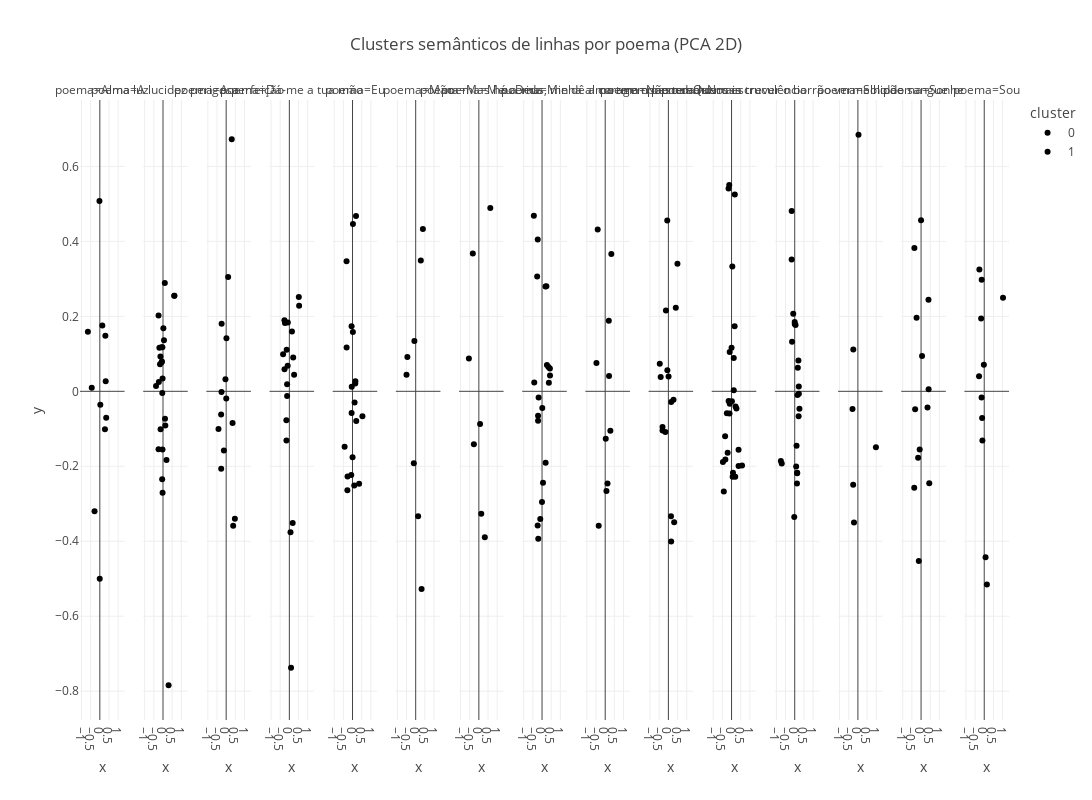

This figure's notebook cell:
### Code cell
# Visualização de clusters semânticos por poema (PCA 2D)
from sklearn.decomposition import PCA
cluster_plots = []
for titulo, texto in poemas.items():
    linhas = [l for l in texto.splitlines() if l.strip()]
    if len(linhas) < 2:
        continue
    embs = visualizer.compute_embeddings(linhas, model_name)
    coords = PCA(n_components=2).fit_transform(embs)
    labels = KMeans(n_clusters=2, random_state=0).fit_predict(embs)
    df_plot = pd.DataFrame(coords, columns=['x','y'])
    df_plot['linha'] = linhas
    df_plot['cluster'] = labels.astype(str)
    df_plot['poema'] = titulo
    cluster_plots.append(df_plot)
df_all = pd.concat(cluster_plots, ignore_index=True)
fig = px.scatter(
    df_all, x='x', y='y', color='cluster', facet_col='poema',
    title='Clusters semânticos de linhas por poema (PCA 2D)'
)
fig.update_layout(height=800, width=1200)
fig.show()

### Figure 1 — Plotly figure (JSON) as saved in the notebook; plotly's stock layout.template omitted (floating-point values rounded to 4 significant figures)
{"data": [{"hovertemplate": "cluster=0<br>poema=Alma luz<br>x=%{x}<br>y=%{y}<extra></extra>", "legendgroup": "0", "marker": {"color": "#000001", "symbol": "circle"}, "mode": "markers", "name": "0", "orientation": "v", "showlegend": true, "type": "scatter", "x": [-0.02091, 0.1355, 0.02604, -0.2884, 0.2793, 0.3466, 0.3017, -0.005633, 0.3191], "xaxis": "x", "y": [0.508, 0.1759, -0.03596, -0.3202, -0.1009, -0.07069, 0.148, -0.5002, 0.02708], "yaxis": "y"}, {"hovertemplate": "cluster=0<br>poema=A lucidez perigosa<br>x=%{x}<br>y=%{y}<extra></extra>", "legendgroup": "0", "marker": {"color": "#000001", "symbol": "circle"}, "mode": "markers", "name": "0", "orientation": "v", "showlegend": false, "type": "scatter", "x": [-0.02499, -0.1635, -0.1399, 0.09822, -0.2427, 0.1268, 0.05251, -0.1978, -0.0775, -0.2427, -0.38, -0.07709, -0.03458, 0.1902, 0.01898], "xaxis": "x2", "y": [0.03429, 0.07231, 0.09284, 0.2887, 0.2023, -0.09105, 0.1361, 0.1165, 0.1178, -0.1546, 0.01389, 0.0773, 0.1174, -0.1829, 0.1684], "yaxis": "y2"}, {"hovertemplate": "cluster=0<br>poema=A perfeição<br>x=%{x}<br>y=%{y}<extra></extra>", "legendgroup": "0", "marker": {"color": "#000001", "symbol": "circle"}, "mode": "markers", "name": "0", "orientation": "v", "showlegend": false, "type": "scatter", "x": [-0.419, -0.1242, -0.2712, -0.2745, -0.2538, -0.2484, 0.1072], "xaxis": "x3", "y": [-0.1003, -0.1578, -0.2069, -0.06195, -0.001612, 0.1802, 0.305], "yaxis": "y3"}, {"hovertemplate": "cluster=0<br>poema=Dá-me a tua mão<br>x=%{x}<br>y=%{y}<extra></extra>", "legendgroup": "0", "marker": {"color": "#000001", "symbol": "circle"}, "mode": "markers", "name": "0", "orientation": "v", "showlegend": false, "type": "scatter", "x": [0.1812, -0.1211, 0.2597, -0.1625, 0.5159, 0.2089, -0.1448, 0.06271, 0.5325, -0.09138, 0.1417], "xaxis": "x4", "y": [-0.3511, -0.01261, 0.04389, -0.07727, 0.2519, 0.09, 0.1111, -0.376, 0.2283, 0.06834, 0.1595], "yaxis": "y4"}, {"hovertemplate": "cluster=0<br>poema=Eu<br>x=%{x}<br>y=%{y}<extra></extra>", "legendgroup": "0", "marker": {"color": "#000001", "symbol": "circle"}, "mode": "markers", "name": "0", "orientation": "v", "showlegend": false, "type": "scatter", "x": [0.001253, -0.2721, 0.1129, 0.1564, 0.01985, 0.3587, 0.5403, 0.09268, -0.2808, -0.431, -0.05102], "xaxis": "x5", "y": [-0.1758, -0.227, -0.03015, 0.02672, 0.1581, -0.2467, -0.06633, -0.2511, -0.2643, -0.1478, 0.1734], "yaxis": "y5"}, {"hovertemplate": "cluster=0<br>poema=Mão<br>x=%{x}<br>y=%{y}<extra></extra>", "legendgroup": "0", "marker": {"color": "#000001", "symbol": "circle"}, "mode": "markers", "name": "0", "orientation": "v", "showlegend": false, "type": "scatter", "x": [-0.4999, -0.07042, 0.133, -0.1022, 0.3211], "xaxis": "x6", "y": [0.04449, 0.1344, -0.3331, -0.1917, -0.5277], "yaxis": "y6"}, {"hovertemplate": "cluster=0<br>poema=Mas há a vida<br>x=%{x}<br>y=%{y}<extra></extra>", "legendgroup": "0", "marker": {"color": "#000001", "symbol": "circle"}, "mode": "markers", "name": "0", "orientation": "v", "showlegend": false, "type": "scatter", "x": [-0.2714, -0.3294, -0.5439], "xaxis": "x7", "y": [-0.1415, 0.3677, 0.08726], "yaxis": "y7"}, {"hovertemplate": "cluster=0<br>poema=Meu Deus, me dê a coragem<br>x=%{x}<br>y=%{y}<extra></extra>", "legendgroup": "0", "marker": {"color": "#000001", "symbol": "circle"}, "mode": "markers", "name": "0", "orientation": "v", "showlegend": false, "type": "scatter", "x": [-0.4467, -0.2063, -0.4252, -0.217, 0.1871, 0.2358, -0.2349, -0.2169], "xaxis": "x8", "y": [0.4681, -0.3931, 0.02369, -0.06486, 0.2796, 0.2806, 0.4053, -0.07819], "yaxis": "y8"}, {"hovertemplate": "cluster=0<br>poema=Minha alma tem o peso da luz<br>x=%{x}<br>y=%{y}<extra></extra>", "legendgroup": "0", "marker": {"color": "#000001", "symbol": "circle"}, "mode": "markers", "name": "0", "orientation": "v", "showlegend": false, "type": "scatter", "x": [0.3335, 0.209, 0.02866, -0.4786, 0.06745, 0.1262, 0.2808, -0.4089, 0.1964], "xaxis": "x9", "y": [0.3662, 0.04064, -0.1267, 0.07583, -0.2658, -0.2458, -0.1051, 0.4316, 0.1881], "yaxis": "y9"}, {"hovertemplate": "cluster=0<br>poema=Não te amo mais<br>x=%{x}<br>y=%{y}<extra></extra>", "legendgroup": "0", "marker": {"color": "#000001", "symbol": "circle"}, "mode": "markers", "name": "0", "orientation": "v", "showlegend": false, "type": "scatter", "x": [0.1417, -0.135, -0.1648, -0.4198, -0.319, 0.0093, -0.3192, -0.4701, -0.05623], "xaxis": "x10", "y": [-0.3333, 0.2159, -0.1086, 0.03832, -0.1046, 0.03939, -0.09516, 0.07382, 0.0562], "yaxis": "y10"}, {"hovertemplate": "cluster=0<br>poema=Nossa truculência<br>x=%{x}<br>y=%{y}<extra></extra>", "legendgroup": "0", "marker": {"color": "#000001", "symbol": "circle"}, "mode": "markers", "name": "0", "orientation": "v", "showlegend": false, "type": "scatter", "x": [0.0007438, -0.1629, 0.3825, 0.04229, -0.1017, -0.1598, 0.1214, 0.01863, -0.1273, 0.1779, 0.1204, 0.3838, 0.1665, 0.2189, 0.5715], "xaxis": "x11", "y": [0.116, 0.5408, -0.1558, 0.3329, 0.1052, -0.02584, 0.002826, -0.02617, 0.5505, 0.5251, 0.08915, -0.1991, 0.1735, -0.04068, -0.1981], "yaxis": "y11"}, {"hovertemplate": "cluster=0<br>poema=Quero escrever o borrão vermelho de sangue<br>x=%{x}<br>y=%{y}<extra></extra>", "legendgroup": "0", "marker": {"color": "#000001", "symbol": "circle"}, "mode": "markers", "name": "0", "orientation": "v", "showlegend": false, "type": "scatter", "x": [0.1513, 0.2224, 0.1348, 0.0001111, -0.1665, 0.168, -0.001123, 0.2012, 0.226, -0.1451, -0.08201, 0.132, 0.2141, -0.1679], "xaxis": "x12", "y": [-0.01005, 0.01275, -0.2173, 0.1798, 0.4812, 0.06263, 0.1852, 0.08244, -0.006195, 0.1325, 0.2068, -0.2184, -0.06667, 0.3516], "yaxis": "y12"}, {"hovertemplate": "cluster=0<br>poema=Solidão<br>x=%{x}<br>y=%{y}<extra></extra>", "legendgroup": "0", "marker": {"color": "#000001", "symbol": "circle"}, "mode": "markers", "name": "0", "orientation": "v", "showlegend": false, "type": "scatter", "x": [-0.2583, -0.2516, -0.2932, -0.2122], "xaxis": "x13", "y": [-0.2492, 0.1119, -0.04748, -0.3503], "yaxis": "y13"}, {"hovertemplate": "cluster=0<br>poema=Sonhe<br>x=%{x}<br>y=%{y}<extra></extra>", "legendgroup": "0", "marker": {"color": "#000001", "symbol": "circle"}, "mode": "markers", "name": "0", "orientation": "v", "showlegend": false, "type": "scatter", "x": [-0.001469, -0.3235], "xaxis": "x14", "y": [0.4561, -0.04783], "yaxis": "y14"}, {"hovertemplate": "cluster=0<br>poema=Sou<br>x=%{x}<br>y=%{y}<extra></extra>", "legendgroup": "0", "marker": {"color": "#000001", "symbol": "circle"}, "mode": "markers", "name": "0", "orientation": "v", "showlegend": false, "type": "scatter", "x": [-0.283, -0.1008, -0.2659, -0.1161, -0.02134, -0.1686, -0.1446, -0.1396], "xaxis": "x15", "y": [0.04, -0.131, 0.3248, -0.07091, 0.07062, 0.1946, -0.01671, 0.2974], "yaxis": "y15"}, {"hovertemplate": "cluster=1<br>poema=Alma luz<br>x=%{x}<br>y=%{y}<extra></extra>", "legendgroup": "1", "marker": {"color": "#000002", "symbol": "circle"}, "mode": "markers", "name": "1", "orientation": "v", "showlegend": true, "type": "scatter", "x": [-0.4416, -0.6516], "xaxis": "x", "y": [0.009684, 0.1592], "yaxis": "y"}, {"hovertemplate": "cluster=1<br>poema=A lucidez perigosa<br>x=%{x}<br>y=%{y}<extra></extra>", "legendgroup": "1", "marker": {"color": "#000002", "symbol": "circle"}, "mode": "markers", "name": "1", "orientation": "v", "showlegend": false, "type": "scatter", "x": [-0.2279, -0.05924, -0.04011, -0.0274, 0.1087, -0.04579, -0.1325, -0.02269, 0.6182, 0.6182, 0.3045], "xaxis": "x2", "y": [0.02512, 0.07962, -0.004206, -0.1554, -0.0733, -0.2345, -0.1011, -0.2707, 0.2546, 0.2546, -0.7842], "yaxis": "y2"}, {"hovertemplate": "cluster=1<br>poema=A perfeição<br>x=%{x}<br>y=%{y}<extra></extra>", "legendgroup": "1", "marker": {"color": "#000002", "symbol": "circle"}, "mode": "markers", "name": "1", "orientation": "v", "showlegend": false, "type": "scatter", "x": [0.01439, 0.3808, 0.348, 0.4741, 0.003336, -0.03936, 0.3026], "xaxis": "x3", "y": [0.1418, -0.3588, -0.08478, -0.3399, -0.01936, 0.0319, 0.6726], "yaxis": "y3"}, {"hovertemplate": "cluster=1<br>poema=Dá-me a tua mão<br>x=%{x}<br>y=%{y}<extra></extra>", "legendgroup": "1", "marker": {"color": "#000002", "symbol": "circle"}, "mode": "markers", "name": "1", "orientation": "v", "showlegend": false, "type": "scatter", "x": [0.09273, -0.2683, -0.1587, -0.2391, -0.341, -0.2635, -0.1219, -0.08299], "xaxis": "x4", "y": [-0.7372, 0.1896, -0.1309, 0.1826, 0.09883, 0.05909, 0.01867, 0.1833], "yaxis": "y4"}, {"hovertemplate": "cluster=1<br>poema=Eu<br>x=%{x}<br>y=%{y}<extra></extra>", "legendgroup": "1", "marker": {"color": "#000002", "symbol": "circle"}, "mode": "markers", "name": "1", "orientation": "v", "showlegend": false, "type": "scatter", "x": [0.2019, -0.06952, 0.02238, 0.1901, -0.04252, -0.0499, -0.3231, 0.1494, -0.3259], "xaxis": "x5", "y": [-0.07913, -0.2232, 0.4465, 0.4676, 0.01189, -0.05766, 0.1171, 0.02115, 0.3469], "yaxis": "y5"}, {"hovertemplate": "cluster=1<br>poema=Mão<br>x=%{x}<br>y=%{y}<extra></extra>", "legendgroup": "1", "marker": {"color": "#000002", "symbol": "circle"}, "mode": "markers", "name": "1", "orientation": "v", "showlegend": false, "type": "scatter", "x": [0.3929, -0.4527, 0.2782], "xaxis": "x6", "y": [0.433, 0.09142, 0.349], "yaxis": "y6"}, {"hovertemplate": "cluster=1<br>poema=Mas há a vida<br>x=%{x}<br>y=%{y}<extra></extra>", "legendgroup": "1", "marker": {"color": "#000002", "symbol": "circle"}, "mode": "markers", "name": "1", "orientation": "v", "showlegend": false, "type": "scatter", "x": [0.1304, 0.623, 0.06696, 0.3244], "xaxis": "x7", "y": [-0.3264, 0.4894, -0.08731, -0.3891], "yaxis": "y7"}, {"hovertemplate": "cluster=1<br>poema=Meu Deus, me dê a coragem<br>x=%{x}<br>y=%{y}<extra></extra>", "legendgroup": "1", "marker": {"color": "#000002", "symbol": "circle"}, "mode": "markers", "name": "1", "orientation": "v", "showlegend": false, "type": "scatter", "x": [-0.2388, 0.1968, 0.2661, 0.3716, -0.09638, 0.05262, -0.1855, -0.2659, 0.4338, 0.4283, 0.3493, -0.002237, 0.01443], "xaxis": "x8", "y": [-0.3578, -0.1906, 0.07012, 0.02289, -0.3404, -0.2437, -0.01621, 0.3061, 0.04216, 0.06106, 0.06485, -0.295, -0.04462], "yaxis": "y8"}, {"hovertemplate": "cluster=1<br>poema=Minha alma tem o peso da luz<br>x=%{x}<br>y=%{y}<extra></extra>", "legendgroup": "1", "marker": {"color": "#000002", "symbol": "circle"}, "mode": "markers", "name": "1", "orientation": "v", "showlegend": false, "type": "scatter", "x": [-0.3545], "xaxis": "x9", "y": [-0.359], "yaxis": "y9"}, {"hovertemplate": "cluster=1<br>poema=Não te amo mais<br>x=%{x}<br>y=%{y}<extra></extra>", "legendgroup": "1", "marker": {"color": "#000002", "symbol": "circle"}, "mode": "markers", "name": "1", "orientation": "v", "showlegend": false, "type": "scatter", "x": [0.2789, 0.1524, -0.06247, 0.1512, 0.4941, 0.315, 0.4039], "xaxis": "x10", "y": [-0.02251, -0.0288, 0.4559, -0.4004, 0.3401, -0.349, 0.2227], "yaxis": "y10"}, {"hovertemplate": "cluster=1<br>poema=Nossa truculência<br>x=%{x}<br>y=%{y}<extra></extra>", "legendgroup": "1", "marker": {"color": "#000002", "symbol": "circle"}, "mode": "markers", "name": "1", "orientation": "v", "showlegend": false, "type": "scatter", "x": [0.07777, -0.2543, 0.2656, -0.0984, -0.4713, 0.05989, 0.2009, -0.422, -0.3367, -0.3509, -0.2133, -0.1102], "xaxis": "x11", "y": [-0.217, -0.05876, -0.04588, -0.03304, -0.1883, -0.2281, -0.2279, -0.2671, -0.182, -0.1196, -0.1636, -0.05904], "yaxis": "y11"}, {"hovertemplate": "cluster=1<br>poema=Quero escrever o borrão vermelho de sangue<br>x=%{x}<br>y=%{y}<extra></extra>", "legendgroup": "1", "marker": {"color": "#000002", "symbol": "circle"}, "mode": "markers", "name": "1", "orientation": "v", "showlegend": false, "type": "scatter", "x": [0.07834, 0.1001, -0.7562, 0.2563, 0.1227, -0.02588, 0.04496, -0.7076], "xaxis": "x12", "y": [-0.2008, -0.1455, -0.186, -0.0467, -0.2461, -0.3354, 0.1767, -0.1924], "yaxis": "y12"}, {"hovertemplate": "cluster=1<br>poema=Solidão<br>x=%{x}<br>y=%{y}<extra></extra>", "legendgroup": "1", "marker": {"color": "#000002", "symbol": "circle"}, "mode": "markers", "name": "1", "orientation": "v", "showlegend": false, "type": "scatter", "x": [0.9826, 0.03272], "xaxis": "x13", "y": [-0.1495, 0.6845], "yaxis": "y13"}, {"hovertemplate": "cluster=1<br>poema=Sonhe<br>x=%{x}<br>y=%{y}<extra></extra>", "legendgroup": "1", "marker": {"color": "#000002", "symbol": "circle"}, "mode": "markers", "name": "1", "orientation": "v", "showlegend": false, "type": "scatter", "x": [-0.3721, -0.365, -0.1237, 0.4038, 0.4467, 0.351, 0.4103, 0.05388, -0.07473, -0.1597, -0.2454], "xaxis": "x14", "y": [-0.2576, 0.3827, -0.4529, 0.2443, -0.2452, -0.04305, 0.005191, 0.09456, -0.1553, -0.1771, 0.1962], "yaxis": "y14"}, {"hovertemplate": "cluster=1<br>poema=Sou<br>x=%{x}<br>y=%{y}<extra></extra>", "legendgroup": "1", "marker": {"color": "#000002", "symbol": "circle"}, "mode": "markers", "name": "1", "orientation": "v", "showlegend": false, "type": "scatter", "x": [1.025, 0.07234, 0.1431], "xaxis": "x15", "y": [0.2493, -0.4426, -0.5155], "yaxis": "y15"}], "layout": {"annotations": [{"font": {}, "showarrow": false, "text": "poema=Alma luz", "x": 0.024, "xanchor": "center", "xref": "paper", "y": 1, "yanchor": "bottom", "yref": "paper"}, {"font": {}, "showarrow": false, "text": "poema=A lucidez perigosa", "x": 0.092, "xanchor": "center", "xref": "paper", "y": 1, "yanchor": "bottom", "yref": "paper"}, {"font": {}, "showarrow": false, "text": "poema=A perfeição", "x": 0.16, "xanchor": "center", "xref": "paper", "y": 1, "yanchor": "bottom", "yref": "paper"}, {"font": {}, "showarrow": false, "text": "poema=Dá-me a tua mão", "x": 0.228, "xanchor": "center", "xref": "paper", "y": 1, "yanchor": "bottom", "yref": "paper"}, {"font": {}, "showarrow": false, "text": "poema=Eu", "x": 0.296, "xanchor": "center", "xref": "paper", "y": 1, "yanchor": "bottom", "yref": "paper"}, {"font": {}, "showarrow": false, "text": "poema=Mão", "x": 0.364, "xanchor": "center", "xref": "paper", "y": 1, "yanchor": "bottom", "yref": "paper"}, {"font": {}, "showarrow": false, "text": "poema=Mas há a vida", "x": 0.432, "xanchor": "center", "xref": "paper", "y": 1, "yanchor": "bottom", "yref": "paper"}, {"font": {}, "showarrow": false, "text": "poema=Meu Deus, me dê a coragem", "x": 0.5, "xanchor": "center", "xref": "paper", "y": 1, "yanchor": "bottom", "yref": "paper"}, {"font": {}, "showarrow": false, "text": "poema=Minha alma tem o peso da luz", "x": 0.568, "xanchor": "center", "xref": "paper", "y": 1, "yanchor": "bottom", "yref": "paper"}, {"font": {}, "showarrow": false, "text": "poema=Não te amo mais", "x": 0.636, "xanchor": "center", "xref": "paper", "y": 1, "yanchor": "bottom", "yref": "paper"}, {"font": {}, "showarrow": false, "text": "poema=Nossa truculência", "x": 0.704, "xanchor": "center", "xref": "paper", "y": 1, "yanchor": "bottom", "yref": "paper"}, {"font": {}, "showarrow": false, "text": "poema=Quero escrever o borrão vermelho de sangue", "x": 0.772, "xanchor": "center", "xref": "paper", "y": 1, "yanchor": "bottom", "yref": "paper"}, {"font": {}, "showarrow": false, "text": "poema=Solidão", "x": 0.84, "xanchor": "center", "xref": "paper", "y": 1, "yanchor": "bottom", "yref": "paper"}, {"font": {}, "showarrow": false, "text": "poema=Sonhe", "x": 0.908, "xanchor": "center", "xref": "paper", "y": 1, "yanchor": "bottom", "yref": "paper"}, {"font": {}, "showarrow": false, "text": "poema=Sou", "x": 0.976, "xanchor": "center", "xref": "paper", "y": 1, "yanchor": "bottom", "yref": "paper"}], "height": 800, "legend": {"title": {"text": "cluster"}, "tracegroupgap": 0}, "title": {"text": "Clusters semânticos de linhas por poema (PCA 2D)"}, "width": 1200, "xaxis": {"anchor": "y", "domain": [0, 0.048], "title": {"text": "x"}}, "xaxis10": {"anchor": "y10", "domain": [0.612, 0.66], "matches": "x", "title": {"text": "x"}}, "xaxis11": {"anchor": "y11", "domain": [0.68, 0.728], "matches": "x", "title": {"text": "x"}}, "xaxis12": {"anchor": "y12", "domain": [0.748, 0.796], "matches": "x", "title": {"text": "x"}}, "xaxis13": {"anchor": "y13", "domain": [0.816, 0.864], "matches": "x", "title": {"text": "x"}}, "xaxis14": {"anchor": "y14", "domain": [0.884, 0.932], "matches": "x", "title": {"text": "x"}}, "xaxis15": {"anchor": "y15", "domain": [0.952, 1], "matches": "x", "title": {"text": "x"}}, "xaxis2": {"anchor": "y2", "domain": [0.068, 0.116], "matches": "x", "title": {"text": "x"}}, "xaxis3": {"anchor": "y3", "domain": [0.136, 0.184], "matches": "x", "title": {"text": "x"}}, "xaxis4": {"anchor": "y4", "domain": [0.204, 0.252], "matches": "x", "title": {"text": "x"}}, "xaxis5": {"anchor": "y5", "domain": [0.272, 0.32], "matches": "x", "title": {"text": "x"}}, "xaxis6": {"anchor": "y6", "domain": [0.34, 0.388], "matches": "x", "title": {"text": "x"}}, "xaxis7": {"anchor": "y7", "domain": [0.408, 0.456], "matches": "x", "title": {"text": "x"}}, "xaxis8": {"anchor": "y8", "domain": [0.476, 0.524], "matches": "x", "title": {"text": "x"}}, "xaxis9": {"anchor": "y9", "domain": [0.544, 0.592], "matches": "x", "title": {"text": "x"}}, "yaxis": {"anchor": "x", "domain": [0, 1], "title": {"text": "y"}}, "yaxis10": {"anchor": "x10", "domain": [0, 1], "matches": "y", "showticklabels": false}, "yaxis11": {"anchor": "x11", "domain": [0, 1], "matches": "y", "showticklabels": false}, "yaxis12": {"anchor": "x12", "domain": [0, 1], "matches": "y", "showticklabels": false}, "yaxis13": {"anchor": "x13", "domain": [0, 1], "matches": "y", "showticklabels": false}, "yaxis14": {"anchor": "x14", "domain": [0, 1], "matches": "y", "showticklabels": false}, "yaxis15": {"anchor": "x15", "domain": [0, 1], "matches": "y", "showticklabels": false}, "yaxis2": {"anchor": "x2", "domain": [0, 1], "matches": "y", "showticklabels": false}, "yaxis3": {"anchor": "x3", "domain": [0, 1], "matches": "y", "showticklabels": false}, "yaxis4": {"anchor": "x4", "domain": [0, 1], "matches": "y", "showticklabels": false}, "yaxis5": {"anchor": "x5", "domain": [0, 1], "matches": "y", "showticklabels": false}, "yaxis6": {"anchor": "x6", "domain": [0, 1], "matches": "y", "showticklabels": false}, "yaxis7": {"anchor": "x7", "domain": [0, 1], "matches": "y", "showticklabels": false}, "yaxis8": {"anchor": "x8", "domain": [0, 1], "matches": "y", "showticklabels": false}, "yaxis9": {"anchor": "x9", "domain": [0, 1], "matches": "y", "showticklabels": false}}}
